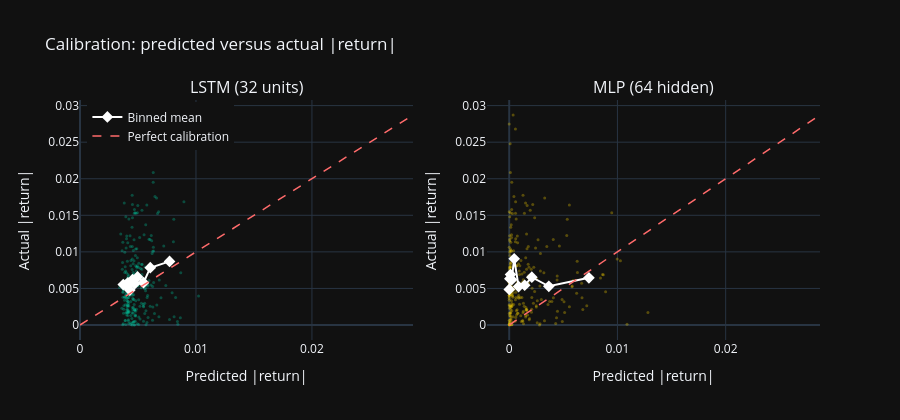

Notebook cell for this chart:
### Markdown cell above
### Forecast calibration

A calibration plot asks a question RMSE cannot: across the range of
predictions, are they right on average? Perfect calibration puts every point
on the 45 degree line. The fitted slope summarises the departure: below 1 means
forecasts are too spread out relative to reality, above 1 means too compressed.

### Code cell
def calibration_data(forecast, actual_vals, n_bins=10):
    bins = pd.qcut(forecast, n_bins, labels=False, duplicates='drop')
    binned = pd.DataFrame({'pred': forecast, 'act': actual_vals, 'bin': bins})
    grouped = binned.groupby('bin', observed=True).mean()
    slope, intercept, r_val, _, _ = stats.linregress(forecast, actual_vals)
    return grouped['pred'].values, grouped['act'].values, slope, intercept, r_val


fig = make_subplots(rows=1, cols=2,
                    subplot_titles=(f'LSTM ({LSTM_UNITS} units)',
                                    f'MLP ({MLP_HIDDEN} hidden)'))

cal_summary = {}
for col, (fc, label, colour) in enumerate([
    (lstm_forecasts, 'LSTM', '#00d4aa'),
    (mlp_forecasts, 'MLP', '#ffd700'),
], start=1):
    bp, ba, slope, intercept, r_val = calibration_data(fc, actual)
    cal_summary[label] = {'slope': slope, 'intercept': intercept, 'r': r_val}

    fig.add_trace(go.Scatter(x=fc, y=actual, mode='markers',
                             marker=dict(color=colour, size=3, opacity=0.3),
                             showlegend=False), row=1, col=col)
    fig.add_trace(go.Scatter(x=bp, y=ba, mode='markers+lines',
                             marker=dict(color='white', size=9,
                                         symbol='diamond'),
                             line=dict(color='white', width=2),
                             name='Binned mean',
                             showlegend=(col == 1)), row=1, col=col)
    lim = max(fc.max(), actual.max())
    fig.add_trace(go.Scatter(x=[0, lim], y=[0, lim], mode='lines',
                             line=dict(color='#ff6b6b', dash='dash',
                                       width=1.5),
                             name='Perfect calibration',
                             showlegend=(col == 1)), row=1, col=col)

fig.update_layout(template='plotly_dark', height=420,
                  title_text='Calibration: predicted versus actual |return|',
                  legend=dict(yanchor='top', y=0.99, xanchor='left', x=0.01))
fig.update_xaxes(title_text='Predicted |return|')
fig.update_yaxes(title_text='Actual |return|')
fig.show()

cal_lines = []
for label, s in cal_summary.items():
    if s['slope'] <= 0:
        direction = ('not positively related to realised values: higher '
                     'forecasts did not go with larger realised moves')
    elif s['slope'] < 0.9:
        direction = 'too dispersed relative to realised values'
    elif s['slope'] > 1.1:
        direction = 'too compressed relative to realised values'
    else:
        direction = 'close to proportional'
    cal_lines.append(
        f"- **{label}**: slope {s['slope']:.3f}, "
        f"intercept {s['intercept']:.6f}, r = {s['r']:.3f}. "
        f"Forecasts are {direction}."
    )

display(Markdown('Fitted calibration lines (seed ' + str(SEED) + '):\n\n'
                 + '\n'.join(cal_lines)))

### Figure 1 — Plotly figure (JSON) as saved in the notebook; plotly's stock layout.template omitted (floating-point values rounded to 4 significant figures; data arrays with more than 128 entries replaced by an {"elided": "..."} marker saying what was removed)
{"data": [{"marker": {"color": "#00d4aa", "opacity": 0.3, "size": 3}, "mode": "markers", "showlegend": false, "type": "scatter", "x": {"elided": "252 float values"}, "xaxis": "x", "y": {"elided": "252 float values"}, "yaxis": "y"}, {"line": {"color": "white", "width": 2}, "marker": {"color": "white", "size": 9, "symbol": "diamond"}, "mode": "markers+lines", "name": "Binned mean", "showlegend": true, "type": "scatter", "x": [0.003733, 0.003983, 0.004129, 0.004299, 0.004536, 0.004718, 0.004963, 0.005477, 0.006059, 0.007722], "xaxis": "x", "y": [0.005531, 0.005365, 0.005763, 0.004779, 0.006214, 0.005657, 0.006573, 0.005786, 0.007836, 0.0087], "yaxis": "y"}, {"line": {"color": "#ff6b6b", "dash": "dash", "width": 1.5}, "mode": "lines", "name": "Perfect calibration", "showlegend": true, "type": "scatter", "x": [0, 0.02871], "xaxis": "x", "y": [0, 0.02871], "yaxis": "y"}, {"marker": {"color": "#ffd700", "opacity": 0.3, "size": 3}, "mode": "markers", "showlegend": false, "type": "scatter", "x": {"elided": "252 float values"}, "xaxis": "x2", "y": {"elided": "252 float values"}, "yaxis": "y2"}, {"line": {"color": "white", "width": 2}, "marker": {"color": "white", "size": 9, "symbol": "diamond"}, "mode": "markers+lines", "name": "Binned mean", "showlegend": false, "type": "scatter", "x": [6.462e-06, 5.939e-05, 0.0001244, 0.0002305, 0.0004615, 0.0008668, 0.001429, 0.002089, 0.00366, 0.007366], "xaxis": "x2", "y": [0.00486, 0.006329, 0.006903, 0.006192, 0.009062, 0.005257, 0.005433, 0.006542, 0.005292, 0.00645], "yaxis": "y2"}, {"line": {"color": "#ff6b6b", "dash": "dash", "width": 1.5}, "mode": "lines", "name": "Perfect calibration", "showlegend": false, "type": "scatter", "x": [0, 0.02871], "xaxis": "x2", "y": [0, 0.02871], "yaxis": "y2"}], "layout": {"annotations": [{"font": {"size": 16}, "showarrow": false, "text": "LSTM (32 units)", "x": 0.225, "xanchor": "center", "xref": "paper", "y": 1.0, "yanchor": "bottom", "yref": "paper"}, {"font": {"size": 16}, "showarrow": false, "text": "MLP (64 hidden)", "x": 0.775, "xanchor": "center", "xref": "paper", "y": 1.0, "yanchor": "bottom", "yref": "paper"}], "height": 420, "legend": {"x": 0.01, "xanchor": "left", "y": 0.99, "yanchor": "top"}, "title": {"text": "Calibration: predicted versus actual |return|"}, "xaxis": {"anchor": "y", "domain": [0.0, 0.45], "title": {"text": "Predicted |return|"}}, "xaxis2": {"anchor": "y2", "domain": [0.55, 1.0], "title": {"text": "Predicted |return|"}}, "yaxis": {"anchor": "x", "domain": [0.0, 1.0], "title": {"text": "Actual |return|"}}, "yaxis2": {"anchor": "x2", "domain": [0.0, 1.0], "title": {"text": "Actual |return|"}}}}
